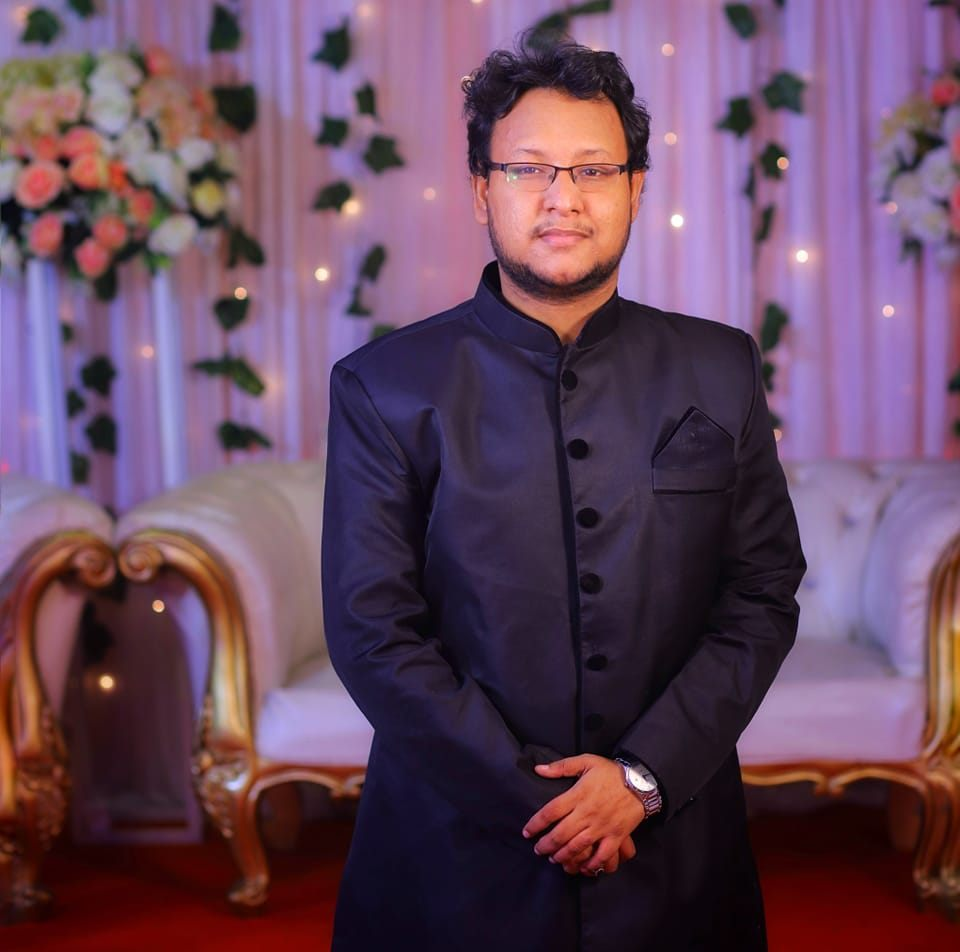
%> input picture Assignment1/Solution/input.jpg, 960 x 952 px
$ octave PlayingWithIntensityTransformations.m   (GNU Octave 9; MATLAB toolbox functions it lacks are replaced by stand-ins)
%> lines starting %> are read from the running program, lines starting %| are printed output that depends on the picture
I = imread('input.jpg');
%> I is the input picture: size 952x960x3 uint8; mean R, G, B 102.5, 71.7, 93.3

I = rgb2gray(I);
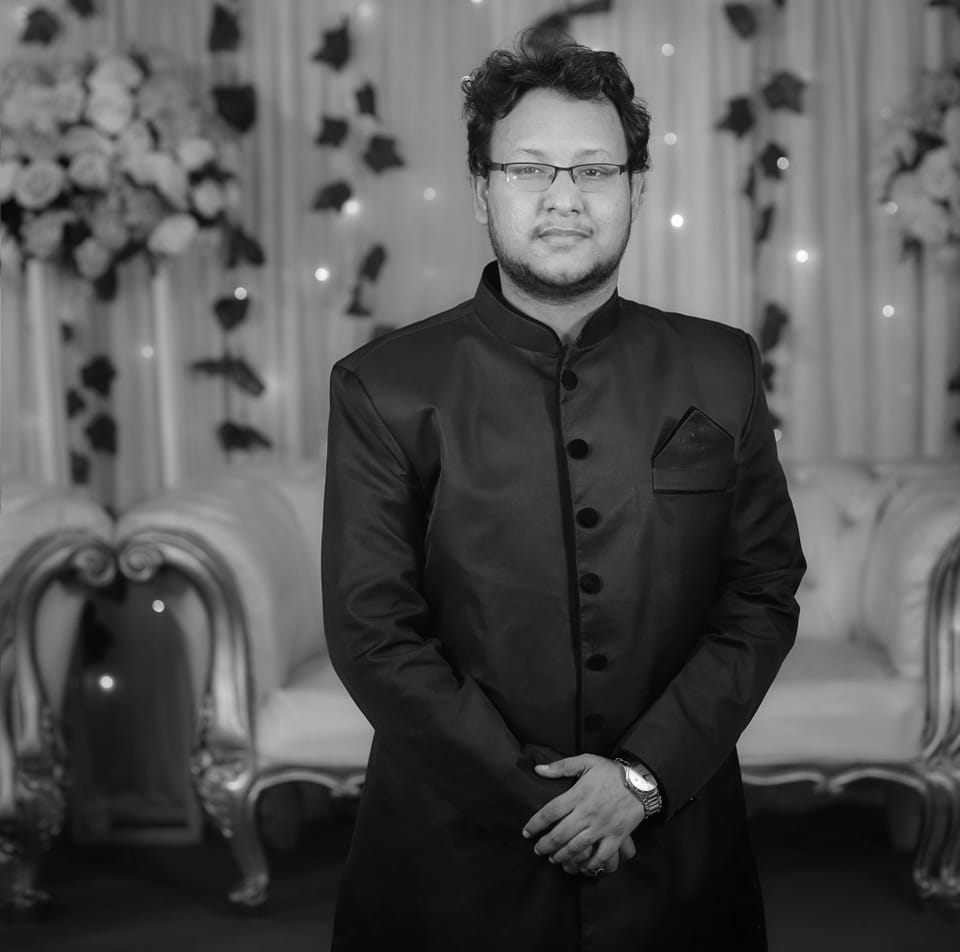
%> I: size 952x960 uint8; min 0, max 255, mean 83.4

I = imresize(I , [256 , 256]);
%> I: size 256x256 uint8
imshow(I);

[row , col] = size(I);
%> row = 256; col = 256

X = zeros(1,256);

for i=1:row
    for j =1:col
        temp = I(i,j) + 1;
        X(temp)=X(temp)+1;
    end
end
%> after the loop, X = 256 values, max 805 at index 17, min 0 at index 1, mean 256


figure;
bar(X);
title('Hist plot');
xlabel('1 to 256 pixel values');
ylabel('frequency');
%> figure, not shown here; tallest bar 805 high, from x = 16.6 to 17.4


% Power Transformed Image
I_pow = im2double(I);
c = 1.5;
prompt ='Write the Gama Value: ';
gamma = input(prompt);
%> the answer given: 3


for i = 1 : row
    for j = 1 : col
       I_pow(i , j) = c * (I_pow(i , j) .^ gamma);
    end
end
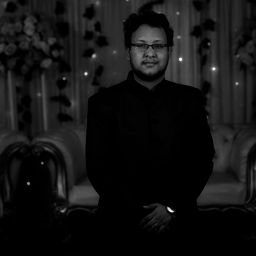
%> I_pow: size 256x256 double; min 2.44e-06, max 1.5, mean 0.117; drawn with min black and max white

I_pow = im2uint8(I_pow);
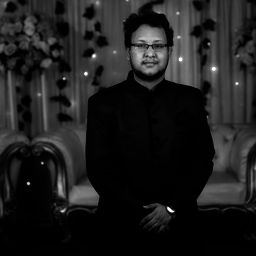
%> I_pow: size 256x256 uint8; min 0, max 255, mean 29.7

X_pow = zeros(1,256);

for i=1:row
    for j =1:col
        temp = I_pow(i,j) + 1;
        X_pow(temp)=X_pow(temp) + 1;
    end
end
%> after the loop, X_pow = 256 values, max 13116 at index 1, min 0 at index 50, mean 256


figure;
imshow(I_pow);

figure;
bar(X_pow);
title('Hist plot');
xlabel('1 to 256 pixel values');
ylabel('frequency');
%> figure, not shown here; tallest bar 13116 high, from x = 0.6 to 1.4


prompt ='Write the Threshold Value: ';
A = input(prompt);
%> the answer given: 100

IT = I;

for i = 1 : row
    for j = 1 : col
       if IT(i , j) < A
           IT(i , j) = I(i , j) + 0.5 * I(i , j);
       else
           IT(i , j) = I(i , j) - 0.25 * I(i , j);
       end
    end
end
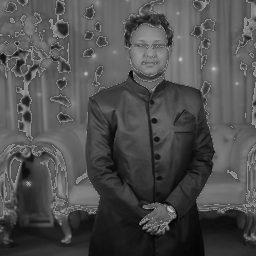
%> IT: size 256x256 uint8; min 5, max 191, mean 78.7

IT = im2uint8(IT);

X_thres = zeros(1, 256);
for i=1:row
    for j=1:col
        temp = IT(i, j)+1;
        X_thres(temp) = X_thres(temp)+1;
    end
end
%> after the loop, X_thres = 256 values, max 1436 at index 107, min 0 at index 1, mean 256


figure;
imshow(IT);


figure;
bar(X_thres);
title('Hist plot');
xlabel('1 to 256 pixel values');
ylabel('frequency');
%> figure, not shown here; tallest bar 1436 high, from x = 106.6 to 107.4


I_log = im2double(I);

c = 1.9;
for i = 1 : row
    for j = 1 : col
       I_log(i , j) = c * log(1 + I_log(i , j));
    end
end

I_log = im2uint8(I_log);
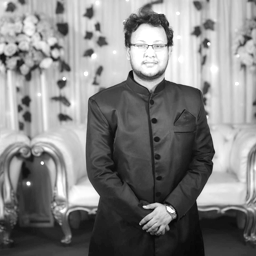
%> I_log: size 256x256 uint8; min 6, max 255, mean 131

X_log = zeros(1, 256);

for i=1:row
    for j=1:col
        temp = I_log(i, j)+1;
        X_log(temp) = X_log(temp)+1;
    end
end
%> after the loop, X_log = 256 values, max 805 at index 30, min 0 at index 1, mean 256


figure;
imshow(I_log);


figure;
bar(X_log);
title('Hist plot');
xlabel('1 to 256 pixel values');
ylabel('frequency');
%> figure, not shown here; tallest bar 805 high, from x = 29.6 to 30.4


I_neg = uint8(zeros(row , col));

for i = 1 : row
    for j = 1 : col
        I_neg(i , j) = 255 - I(i , j);
    end
end
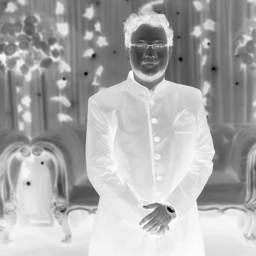
%> I_neg: size 256x256 uint8; min 0, max 252, mean 171.6

X_neg = zeros(1, 256);

for i=1:row
    for j=1:col
        temp = I_neg(i, j)+1;
        X_neg(temp) = X_neg(temp)+1;
    end
end
%> after the loop, X_neg = 256 values, max 805 at index 234, min 0 at index 12, mean 256


figure;
imshow(I_neg);


figure;
bar(X_neg);
title('Hist plot');
xlabel('1 to 256 pixel values');
ylabel('frequency');
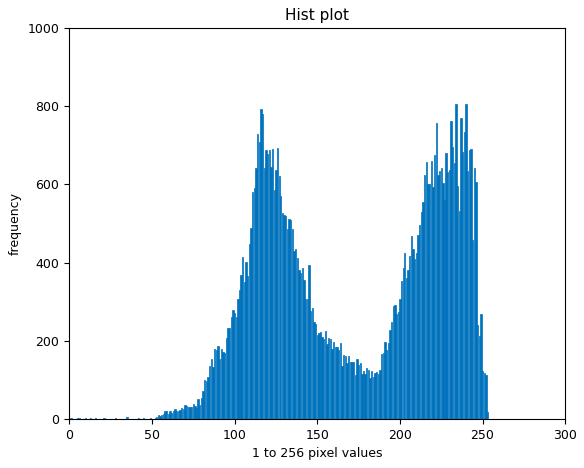
%> figure redrawn from the program's plot data; tallest bar 805 high, from x = 233.6 to 234.4
